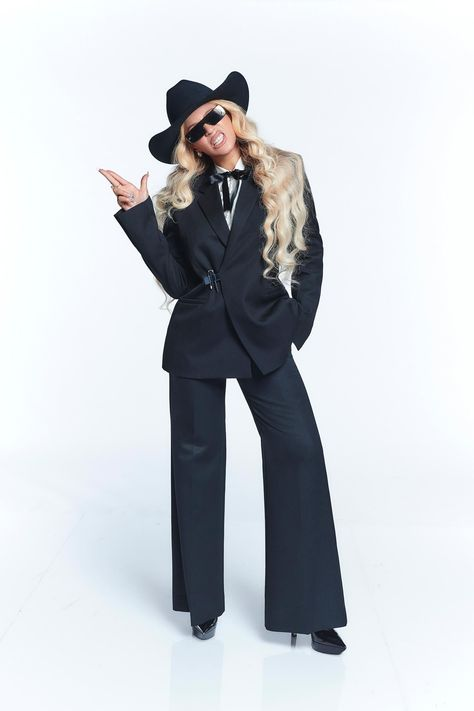
#> input picture Week-4/img/beyonce.jpg, 474 x 711 px
$ jupyter execute --allow-errors practice-3.ipynb
#> lines starting #> are read from the running program, lines starting #| are printed output that depends on the picture
[cell 1]
# Robert Edge Detection
import cv2
import numpy as np

[cell 2]
# Load the image
image = cv2.imread('img/beyonce.jpg', cv2.IMREAD_GRAYSCALE)
#> image: shape (711, 474); min 0, max 255, mean 204.9

[cell 3]
# Perform Guasian Blur
image = cv2.GaussianBlur(image, (5, 5), 0)
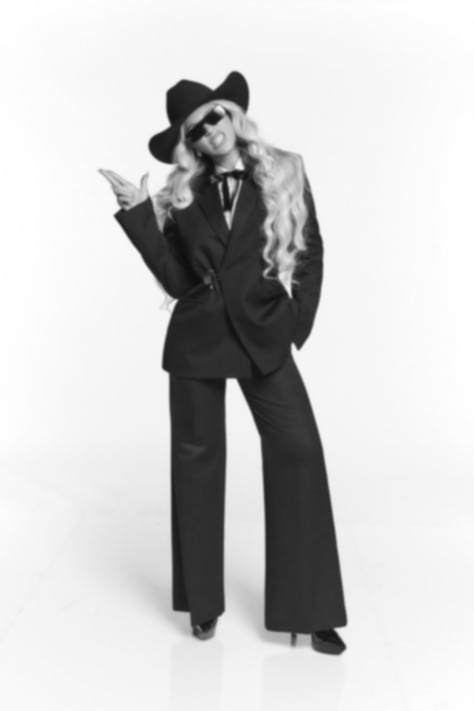
#> image: shape (711, 474); min 14, max 255, mean 204.9

[cell 4]
# Define Robert kernels
kernel_x = np.array ([[1, 0],
[0, -1]])
kernel_y = np.array([[0, 1],
[-1, 0]])

[cell 5]
# Apply Robert edge detection
robert_x = cv2.filter2D(image, -1, kernel_x)
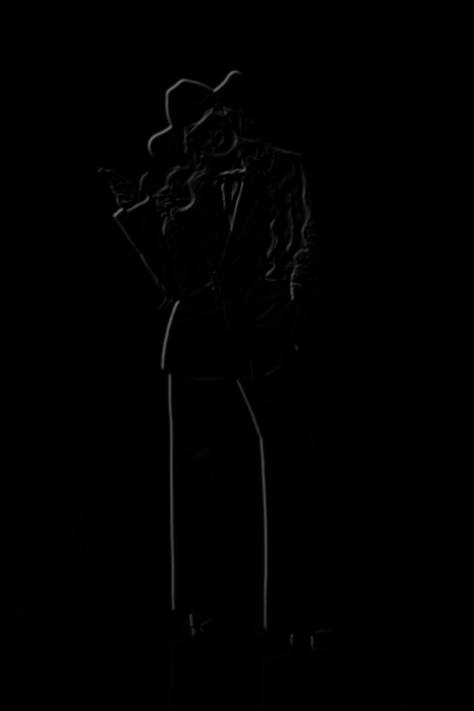
#> robert_x: shape (711, 474); min 0, max 105, mean 0.9
robert_y = cv2.filter2D(image, -1, kernel_y)
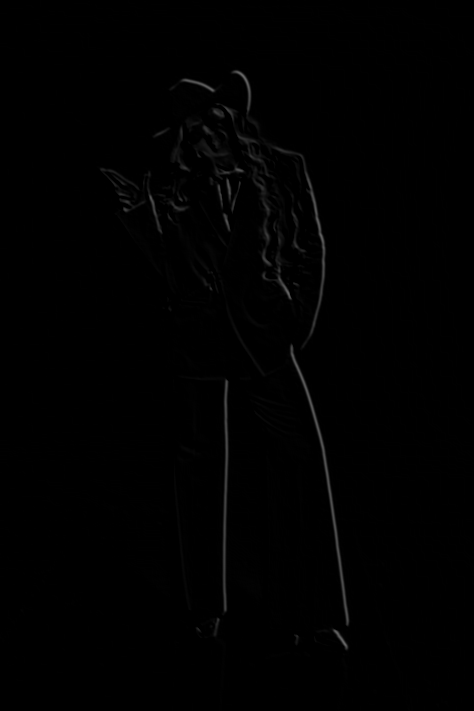
#> robert_y: shape (711, 474); min 0, max 103, mean 1.1
